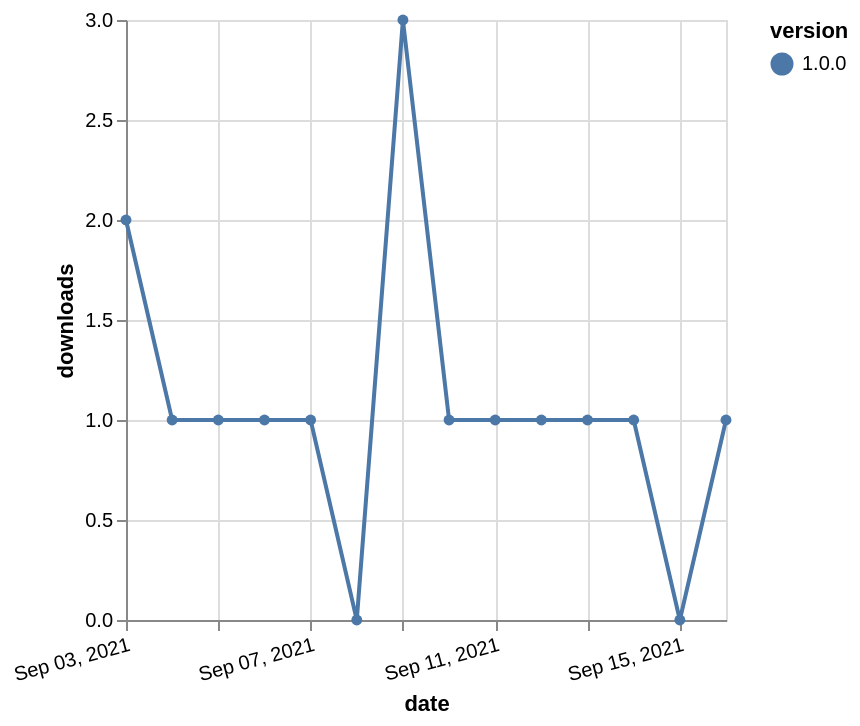

Specify this chart in Vega-Lite:
### Vega-Lite specification from a JSON file in a GitHub repository (floating-point values rounded to 4 significant figures)
{"$schema": "https://vega.github.io/schema/vega-lite/v5.json", "description": "A simple bar chart with embedded data.", "data": {"values": [{"date": "2021-09-03", "total": 111, "delta": 2, "version": "1.0.0"}, {"date": "2021-09-04", "total": 112, "delta": 1, "version": "1.0.0"}, {"date": "2021-09-05", "total": 113, "delta": 1, "version": "1.0.0"}, {"date": "2021-09-06", "total": 114, "delta": 1, "version": "1.0.0"}, {"date": "2021-09-07", "total": 115, "delta": 1, "version": "1.0.0"}, {"date": "2021-09-08", "total": 115, "delta": 0, "version": "1.0.0"}, {"date": "2021-09-09", "total": 118, "delta": 3, "version": "1.0.0"}, {"date": "2021-09-10", "total": 119, "delta": 1, "version": "1.0.0"}, {"date": "2021-09-11", "total": 120, "delta": 1, "version": "1.0.0"}, {"date": "2021-09-12", "total": 121, "delta": 1, "version": "1.0.0"}, {"date": "2021-09-13", "total": 122, "delta": 1, "version": "1.0.0"}, {"date": "2021-09-14", "total": 123, "delta": 1, "version": "1.0.0"}, {"date": "2021-09-15", "total": 123, "delta": 0, "version": "1.0.0"}, {"date": "2021-09-16", "total": 124, "delta": 1, "version": "1.0.0"}]}, "width": "container", "mark": {"type": "line", "point": {"filled": true}}, "encoding": {"x": {"field": "date", "type": "temporal", "timeUnit": "yearmonthdate", "title": "date", "axis": {"labelAngle": -15}}, "y": {"field": "delta", "type": "quantitative", "title": "downloads"}, "color": {"field": "version", "type": "nominal"}, "tooltip": {"field": "delta"}}}
